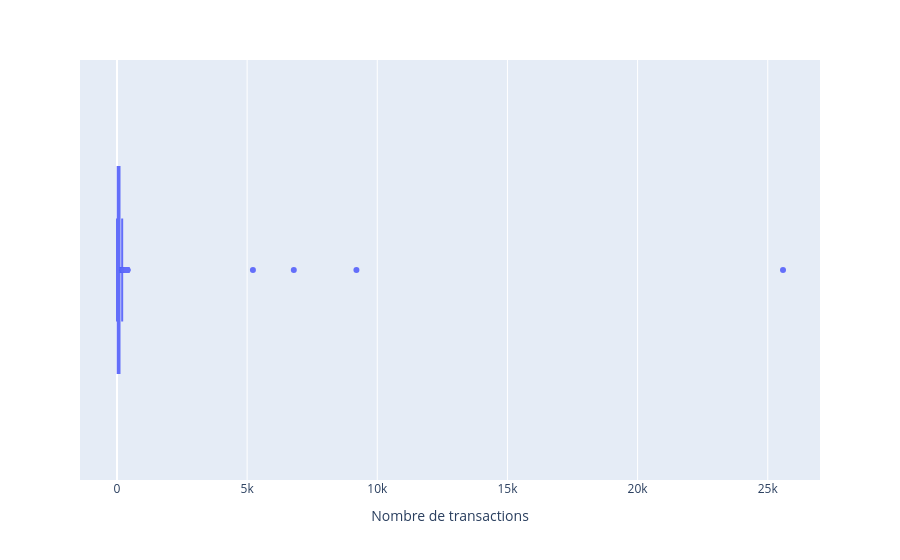

Source (notebook cell):
### Code cell
px.box(
    df_groupby_customer, x="nb_transactions", hover_name="client_id", hover_data={"nb_transactions":":d","total_amount_spent":":.2f"},
    labels={"client_id":"ID client","nb_transactions":"Nombre de transactions","total_amount_spent":"Chiffre d'affaires"},
)

### Figure 1 — Plotly figure (JSON) as saved in the notebook; plotly's stock layout.template omitted (floating-point values rounded to 4 significant figures; data arrays with more than 128 entries replaced by an {"elided": "..."} marker saying what was removed)
{"data": [{"alignmentgroup": "True", "customdata": {"elided": "8600x1 float values"}, "hovertemplate": "<b>%{hovertext}</b><br><br>Nombre de transactions=%{x:d}<br>Chiffre d'affaires=%{customdata[0]:.2f}<extra></extra>", "hovertext": {"elided": "8600 str values"}, "legendgroup": "", "marker": {"color": "#636efa"}, "name": "", "notched": false, "offsetgroup": "", "orientation": "h", "showlegend": false, "type": "box", "x": {"elided": "8600 int values"}, "x0": " ", "xaxis": "x", "y0": " ", "yaxis": "y"}], "layout": {"boxmode": "group", "legend": {"tracegroupgap": 0}, "margin": {"t": 60}, "xaxis": {"anchor": "y", "domain": [0, 1], "title": {"text": "Nombre de transactions"}}, "yaxis": {"anchor": "x", "domain": [0, 1]}}}
